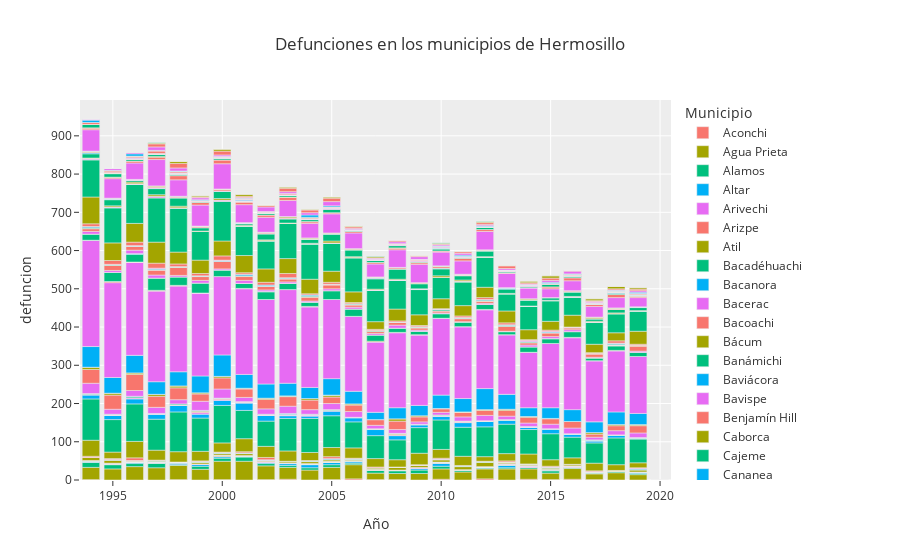

The notebook cell saved with this chart:
### Code cell
fig = px.bar(mortalidad_tidy, x="año", y='defuncion',color='municipio',
              title='Defunciones en los municipios de Hermosillo',
              labels={'municipio':'Municipio',
                      'año':'Año'},
                template='ggplot2')

fig.show()
